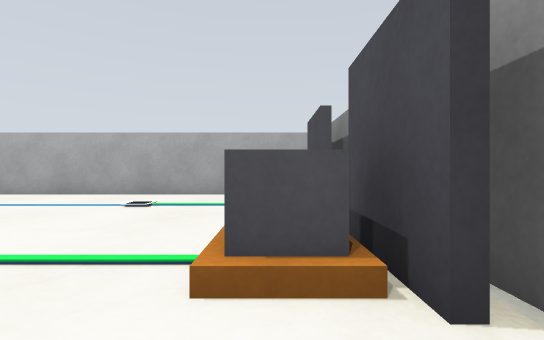
view 1 (above)

16 first-person views from a walk through a Gazebo world. The camera is 0.39 m above the floor, looks level and sees 85° across. The floor is counted in squares, 0.5 m on a side. Each view is taken from the middle of a square. On the plan, view 1 faces up. The plan holds only what a view shows up to about 10 squares ahead; the rest is blank. Robots are left out.

view 2
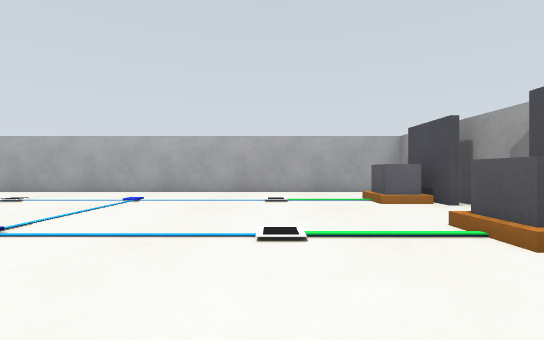

view 3
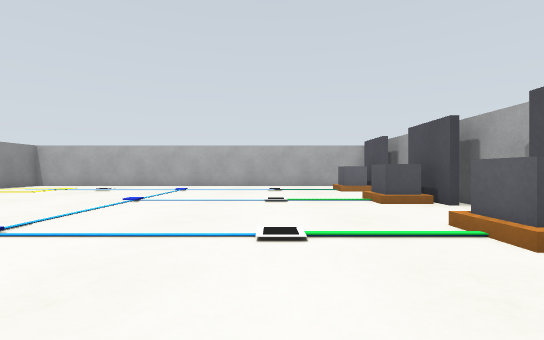

view 4
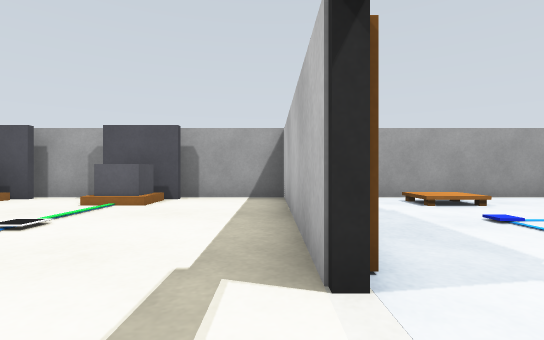

view 5
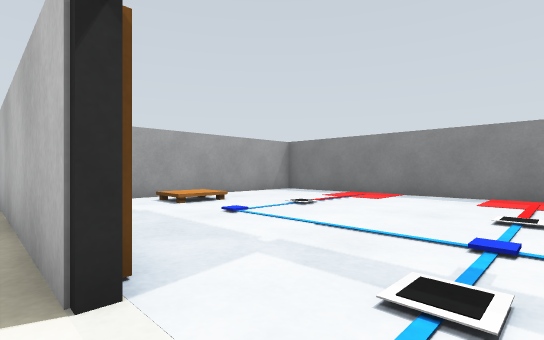

view 6
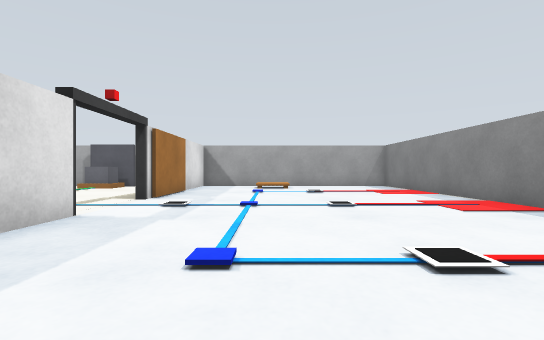

view 7
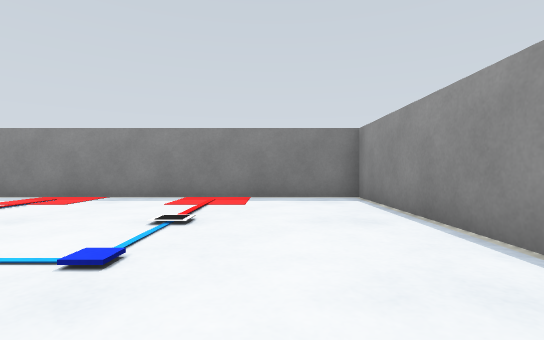

view 8
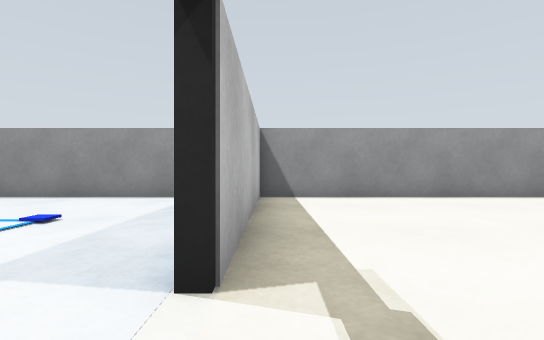

view 9
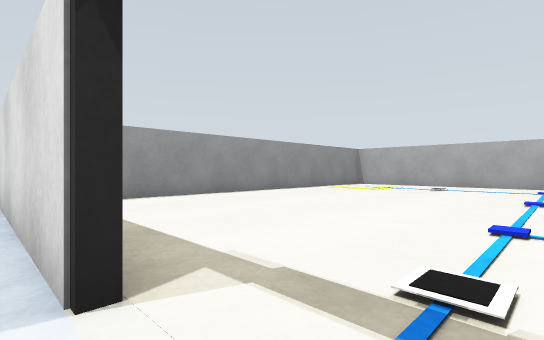

view 10
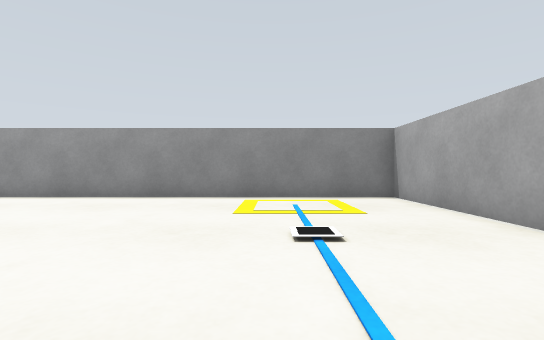

view 11
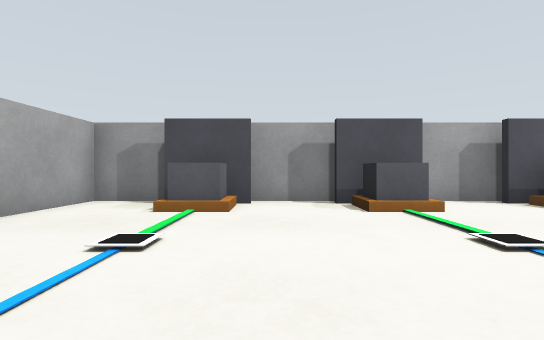

view 12
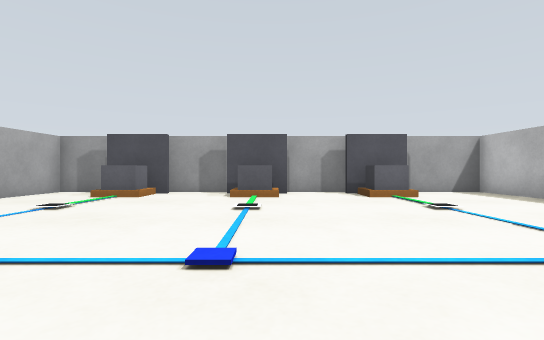

view 13
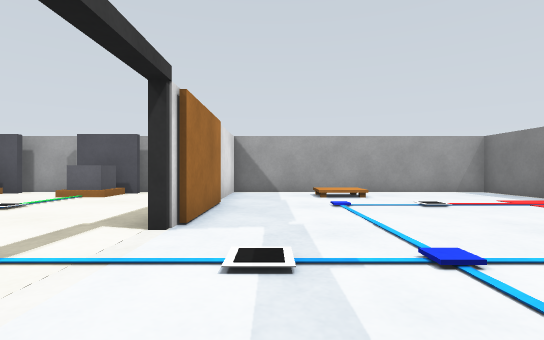

view 14
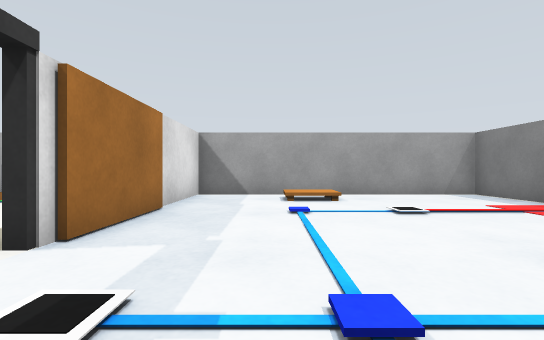

view 15
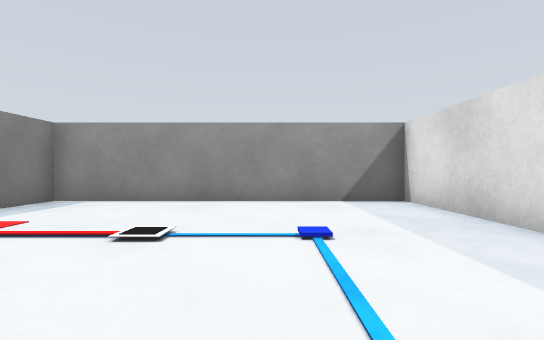

view 16
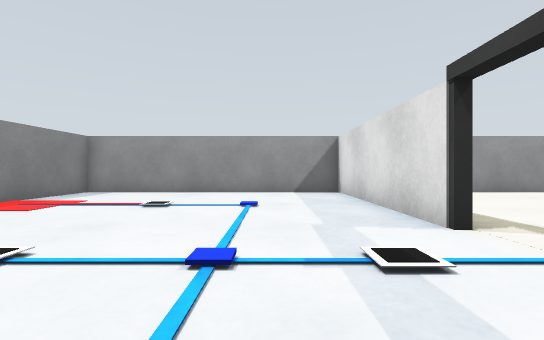

### Floor plan
Points are (right, up) in squares from view 1. A wall is a line through its corners. A room is listed if a view was taken in it or the views show most of it. See-through windows are left out.
Room 1 (views 1, 2, 3, 4, 5, 6, 7, 8, 9, 10, 11, 12, 13, 14, 15, 16)
walls: (-8.4, -5.6) (-14.5, -5.6) (-14.5, -14.5) (1.5, -14.5) (1.5, -5.6) (-1.6, -5.6); (-4.6, -5.4) (1, -5.4); (-14.1, -5.4) (-8.4, -5.4); (0.9, -2.5) (0.9, -0.5); (1.5, -0.9) (1.5, 9.5) (-14.5, 9.5) (-14.5, -5.4); (0.9, 1.5) (0.9, 3.5); (1.5, -5.4) (1.5, -2.4); (0.9, 5.4) (0.9, 7.5)
objects: gate (-8, -5); gate (-5, -5); gate (-4, -6) to (-3, -6); pallet (0, -2) to (0, -1); pallet (0, 2) to (0, 3); pallet (0, 6) to (0, 7)

Positions as (right, up) in squares from view 1, and headings:
1: (0, 0), facing up
2: (-3, -1), facing up
3: (-3, -5), facing up
4: (-7, -5), facing right
5: (-7, -5), facing down-right
6: (-13, -9), facing right
7: (-12, -6), facing down
8: (-6, -5), facing left
9: (-6, -6), facing up-left
10: (-6, 6), facing left
11: (-6, 5), facing right
12: (-9, 2), facing right
13: (-9, -7), facing right
14: (-8, -8), facing right
15: (-7, -9), facing left
16: (-4, -8), facing left
